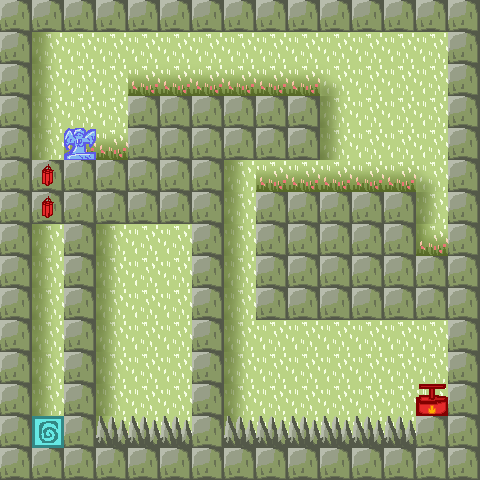

A level layout from a 2D game, rendered from its tile map. Below: a short description, then the map file with its tile-grid data intact:
An orthogonal 15x15 tile map with 32x32 px tiles, 2 tile layers (background, objects).

<map version="1.4" tiledversion="1.4.3" orientation="orthogonal" renderorder="right-down" width="15" height="15" tilewidth="32" tileheight="32" infinite="0" nextlayerid="3" nextobjectid="1">
 <tileset firstgid="1" source="testtiles2.tsx" />
 <layer id="1" name="background" width="15" height="15">
  <data encoding="csv">
2,2,2,2,2,2,2,2,2,2,2,2,2,2,2,
2,20,2,2,2,2,2,2,2,2,2,2,2,2,2,
2,20,2,2,18,18,18,18,18,18,21,2,2,2,2,
2,20,2,2,2,2,2,2,2,2,20,2,2,2,2,
2,20,18,18,2,2,2,2,2,2,20,2,2,2,2,
2,2,2,2,2,2,2,20,18,18,18,18,18,21,2,
2,2,2,2,2,2,2,20,2,2,2,2,2,20,2,
2,20,2,20,2,2,2,20,2,2,2,2,2,19,2,
2,20,2,20,2,2,2,20,2,2,2,2,2,2,2,
2,20,2,20,2,2,2,20,2,2,2,2,2,2,2,
2,20,2,20,2,2,2,20,2,2,2,2,2,2,2,
2,20,2,20,2,2,2,20,2,2,2,2,2,2,2,
2,20,2,20,2,2,2,20,2,2,2,2,2,2,2,
2,20,2,19,2,2,2,20,2,2,2,2,2,2,2,
2,2,2,2,2,2,2,2,2,2,2,2,2,2,2
</data>
 </layer>
 <layer id="2" name="objects" width="15" height="15">
  <data encoding="csv">
1,1,1,1,1,1,1,1,1,1,1,1,1,1,1,
1,0,0,0,0,0,0,0,0,0,0,0,0,0,1,
1,0,0,0,0,0,0,0,0,0,0,0,0,0,1,
1,0,0,0,1,1,1,1,1,1,0,0,0,0,1,
1,0,13,0,1,1,1,1,1,1,0,0,0,0,1,
1,9,1,1,1,1,1,0,0,0,0,0,0,0,1,
1,9,1,1,1,1,1,0,1,1,1,1,1,0,1,
1,0,1,0,0,0,1,0,1,1,1,1,1,0,1,
1,0,1,0,0,0,1,0,1,1,1,1,1,1,1,
1,0,1,0,0,0,1,0,1,1,1,1,1,1,1,
1,0,1,0,0,0,1,0,0,0,0,0,0,0,1,
1,0,1,0,0,0,1,0,0,0,0,0,0,0,1,
1,0,1,0,0,0,1,0,0,0,0,0,0,8,1,
1,3,1,4,4,4,1,4,4,4,4,4,4,1,1,
1,1,1,1,1,1,1,1,1,1,1,1,1,1,1
</data>
 </layer>
</map>
